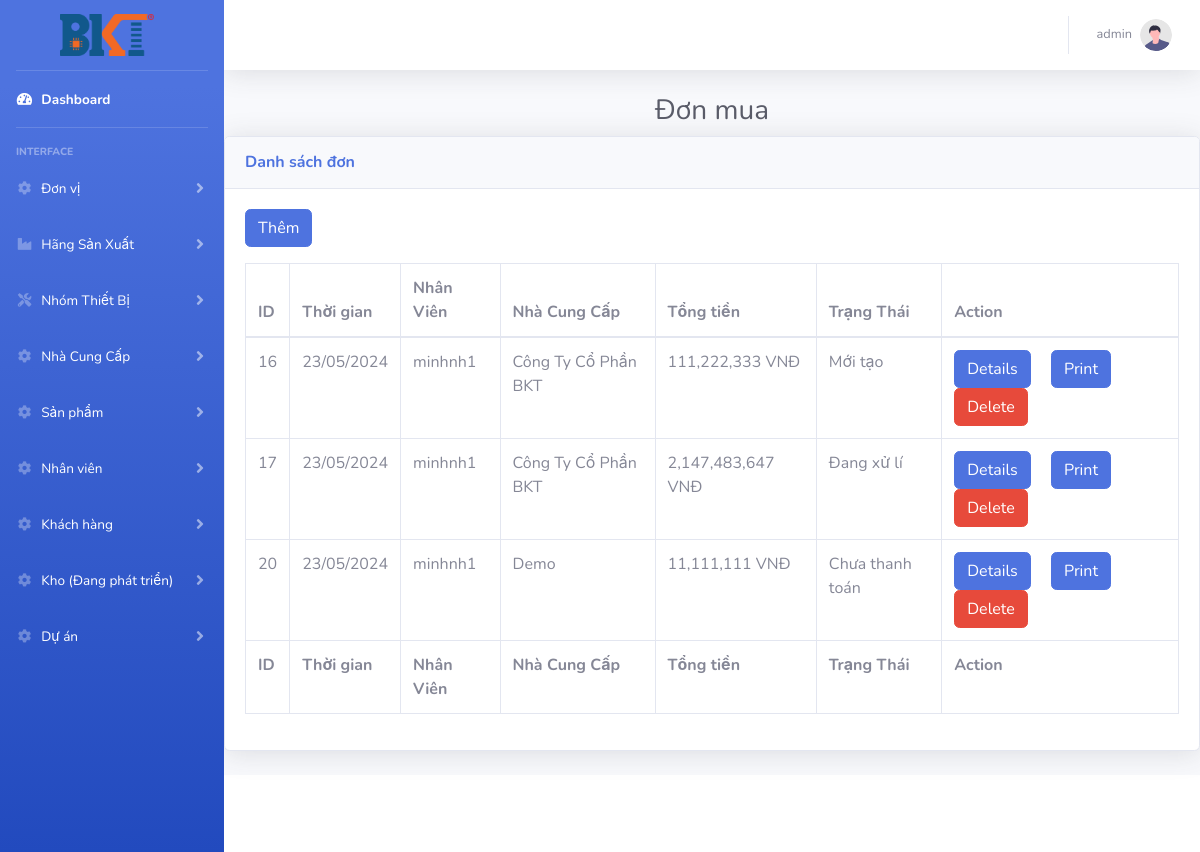
The app's page /index.php?controller=donmua (signed in), older data.
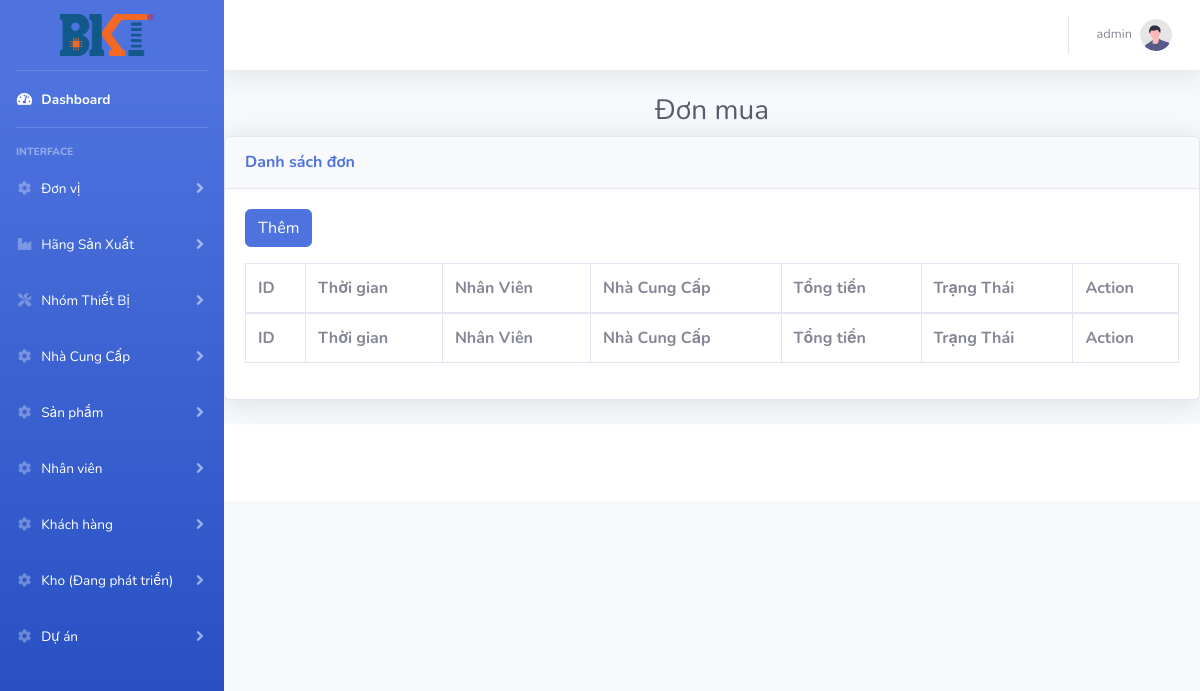
The same page, newer data.
### tables this page shows
CREATE TABLE `donmua` (
  `Id` int(11) NOT NULL,
  `NgayMua` datetime DEFAULT NULL,
  `IdNV` int(11) DEFAULT NULL,
  `IdNCC` int(11) DEFAULT NULL,
  `ThanhTien` int(11) DEFAULT NULL,
  `TrangThai` varchar(1) DEFAULT NULL
);

CREATE TABLE `nhanvien` (
  `Id` int(11) NOT NULL,
  `TenNV` varchar(100) DEFAULT NULL,
  `DienThoai` varchar(20) DEFAULT NULL,
  `Email` varchar(50) DEFAULT NULL,
  `DiaChi` varchar(100) DEFAULT NULL,
  `TaiKhoan` varchar(50) DEFAULT NULL,
  `MatKhau` varchar(50) DEFAULT NULL,
  `Quyen` varchar(20) DEFAULT NULL,
  `IsActive` varchar(1) DEFAULT NULL
);

CREATE TABLE `nhacungcap` (
  `Id` int(11) NOT NULL,
  `TenNCC` varchar(100) DEFAULT NULL,
  `NguoiLienHe` varchar(200) DEFAULT NULL,
  `DienThoai` varchar(20) DEFAULT NULL,
  `Email` varchar(50) DEFAULT NULL,
  `DiaChi` varchar(100) DEFAULT NULL,
  `MST` varchar(20) DEFAULT NULL
);

### controllers/donmua_controller.php (called while the page is built, shortened)
<?php
require_once ('models/donmua.php');
class DonMuaController extends BaseController
{
    public function  index()
    {
        $donmua = DonMua::all();
        $data =array('donmua'=> $donmua);
        $this->render('index',$data);
    }
}

### routes.php (called while the page is built, shortened)
<?php
$controller = new $klass;
$controller->$action();

### index.php (called while the page is built, shortened)
<?php
require_once('routes.php');

### models/donmua.php (called while the page is built, shortened)
<?php
class DonMua
{
    function __construct($Id, $NgayMua, $IdNV, $IdNCC, $ThanhTien, $TrangThai)
    {
        $this->Id = $Id;
        $this->NgayMua = $NgayMua;
        $this->IdNV =  $IdNV;
        $this->IdNCC = $IdNCC;
        $this->ThanhTien = $ThanhTien;
        $this->TrangThai = $TrangThai;
    }
    static function all()
    {
        $list = [];
        $db = DB::getInstance();
        $reg = $db->query('SELECT db.Id ,db.NgayMua , nv.TaiKhoan ,kh.TenNCC ,db.ThanhTien,db.TrangThai FROM DonMua db JOIN NhanVien nv JOIN NhaCungCap kh ON nv.Id =db.IdNV AND kh.Id = db.IdNCC');
        foreach ($reg->fetchAll() as $item) {
            $list[] = new DonMua($item['Id'], $item['NgayMua'], $item['TaiKhoan'], $item['TenNCC'], $item['ThanhTien'], $item['TrangThai']);
        }
        return $list;
    }
}

### views/donmua/index.php (the view, shortened to what this page needs)
<?php
require_once ('models/donmua.php');
?>
<h1 class="h3 mb-2 text-center text-gray-800 ">Đơn mua</h1>
<div class="card shadow mb-4">
    <div class="card-header py-3">
        <h6 class="m-0 font-weight-bold text-primary">Danh sách đơn</h6>
    </div>
    <div class="card-body">
        <a href="index.php?controller=donmua&action=insert" class="btn btn-primary mb-3">Thêm</a>
        <div class="table-responsive">
            <table class="table table-bordered" id="dataTable" width="100%" cellspacing="0">
                <thead>
                <tr>
                    <th>ID</th>
                    <th>Thời gian</th>
                    <th>Nhân Viên</th>
                    <th>Nhà Cung Cấp</th>
                    <th>Tổng tiền</th>
                    <th>Trạng Thái</th>
                    <th>Action</th>
                </tr>
                </thead>
                <tfoot>
                <tr>
                    <th>ID</th>
                    <th>Thời gian</th>
                    <th>Nhân Viên</th>
                    <th>Nhà Cung Cấp</th>
                    <th>Tổng tiền</th>
                    <th>Trạng Thái</th>
                    <th>Action</th>
                </tr>
                </tfoot>
                <tbody>
                <?php
                foreach ($donmua as $item){
                    ?>
                    <form method="post">
                        <tr>
                            <td><?= $item->Id   ?></td>
                            <td><?=date('d/m/Y', strtotime($item->NgayMua))?></td>
                            <td><?= $item->IdNV
                                ?></td>
                            <td><?= $item->IdNCC?></td>
                            <td><?= number_format($item->ThanhTien, 0,"." , ",")?> VNĐ</td>
                            <td><?php
                                if ($item->TrangThai=="0"){
                                    echo "Mới tạo";
                                }
                                else if ($item->TrangThai == "1") {
                                    echo "Đang xử lí";
                                }
                                else if ($item->TrangThai == "2") {
                                    echo "Chưa thanh toán";
                                }
                                ?></td>
                            <td>
                                <a  href="index.php?controller=donmua&action=show&id=<?= $item->Id?>"  class='btn btn-primary mr-3'>Details</a>
                                <a  href="index.php?controller=donmua&action=print&id=<?= $item->Id?>"  class='btn btn-primary mr-3'>Print</a>
                                <button type="submit" name="dele" value="<?= $item->Id ?>"    class='btn btn-danger'>Delete</button>
                    </form>
                    <?php
                }
                ?>
                </tbody>
            </table>
        </div>
    </div>
</div>

Row changes from the older to the newer data that the page shows:
removed donmua: Id "16", NgayMua "23/05/2024", IdNV.TaiKhoan "minhnh1", IdNCC.TenNCC "Công Ty Cổ Phần BKT", ThanhTien "111,222,333", TrangThai "Mới tạo"
removed donmua: Id "17", NgayMua "23/05/2024", IdNV.TaiKhoan "minhnh1", IdNCC.TenNCC "Công Ty Cổ Phần BKT", ThanhTien "2,147,483,647", TrangThai "Đang xử lí"
removed donmua: Id "20", NgayMua "23/05/2024", IdNV.TaiKhoan "minhnh1", IdNCC.TenNCC "Demo", ThanhTien "11,111,111", TrangThai "Chưa thanh toán"
